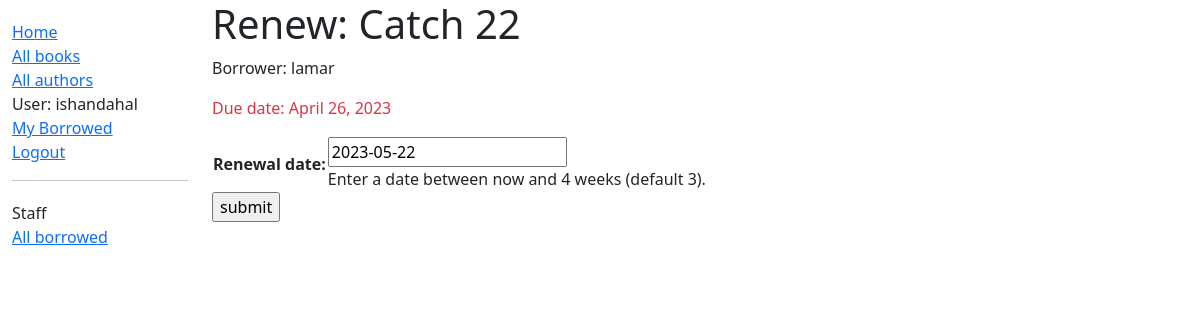
The app's page /catalog/book/49a20bec-487f-4d3f-b1ab-cf7bee07ec06/renew/ (signed in), older data.
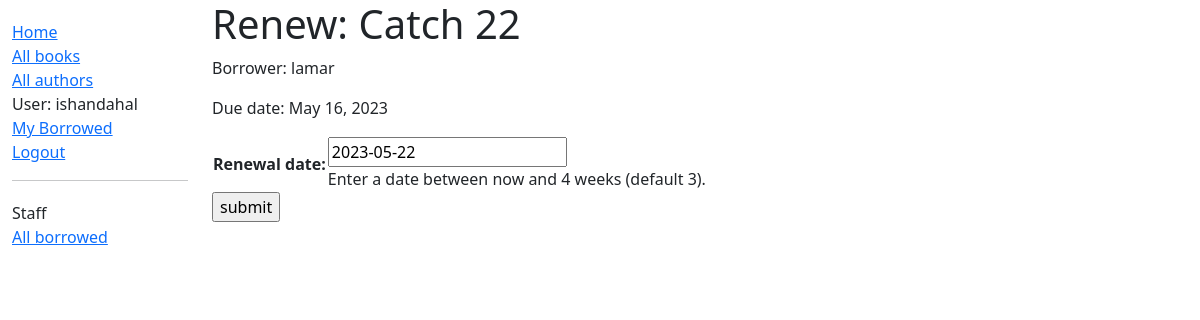
The same page, newer data.
### catalog/models.py (models this page shows, shortened)
class BookInstance(models.Model):
    id = models.UUIDField(
        primary_key=True,
        default=uuid.uuid4,
        help_text="Unique ID for this particular book across whole library",
    )
    book = models.ForeignKey("Book", on_delete=models.RESTRICT, null=True)
    imprint = models.CharField(max_length=200)
    due_back = models.DateField(null=True, blank=True)
    LOAN_STATUS = (
        ("m", "Maintenance"),
        ("o", "On loan"),
        ("a", "Available"),
        ("r", "Reserved"),
    )
    status = models.CharField(
        max_length=1,
        choices=LOAN_STATUS,
        blank=True,
        default="m",
        help_text="Book availability",
    )
    borrower = models.ForeignKey(User, on_delete=models.SET_NULL, null=True, blank=True)
    @property
    def is_overdue(self):
        return bool(self.due_back and date.today() > self.due_back)
    class Meta:
        ordering = ["due_back"]
        permissions = (("can_mark_returned", "Set book as returned"),)

### catalog/views.py (the view)
@login_required
@permission_required("catalog.can_mark_returned", raise_exception=True)
def renew_book_librarian(request, pk):
    book_instance = get_object_or_404(BookInstance, pk=pk)
    if request.method == "POST":
        form = RenewBookForm(request.POST)
        if form.is_valid():
            book_instance.due_back = form.cleaned_data["renewal_date"]
            book_instance.save()
            return HttpResponseRedirect(reverse("borrowed"))
    else:
        proposed_renewal_date = datetime.date.today() + datetime.timedelta(weeks=3)
        form = RenewBookForm(initial={"renewal_date": proposed_renewal_date})
    context = {
        "form": form,
        "book_instance": book_instance,
    }
    return render(request, "catalog/book_renew_librarian.html", context)

### catalog/forms.py (shortened to what this page needs)
class RenewBookForm(forms.Form):
    renewal_date = forms.DateField(
        help_text="Enter a date between now and 4 weeks (default 3)."
    )

### catalog/templates/catalog/book_renew_librarian.html (shortened to what this page needs)
{% extends "base_generic.html" %}
{% block content %}
  <h1>Renew: {{ book_instance.book.title }}</h1>
  <p>Borrower: {{ book_instance.borrower }}</p>
  <p {% if book_instance.is_overdue %} class="text-danger"{% endif %}>
    Due date: {{ book_instance.due_back }}
  </p>
  <form action="" method="post">
    <table>
        {{form.as_table}}
    </table>
    <input type="submit" value="submit">
  </form>
{% endblock %}

Row changes from the older to the newer data that the page shows:
changed BookInstance "lamar": due_back "April 26, 2023" → "May 16, 2023"
